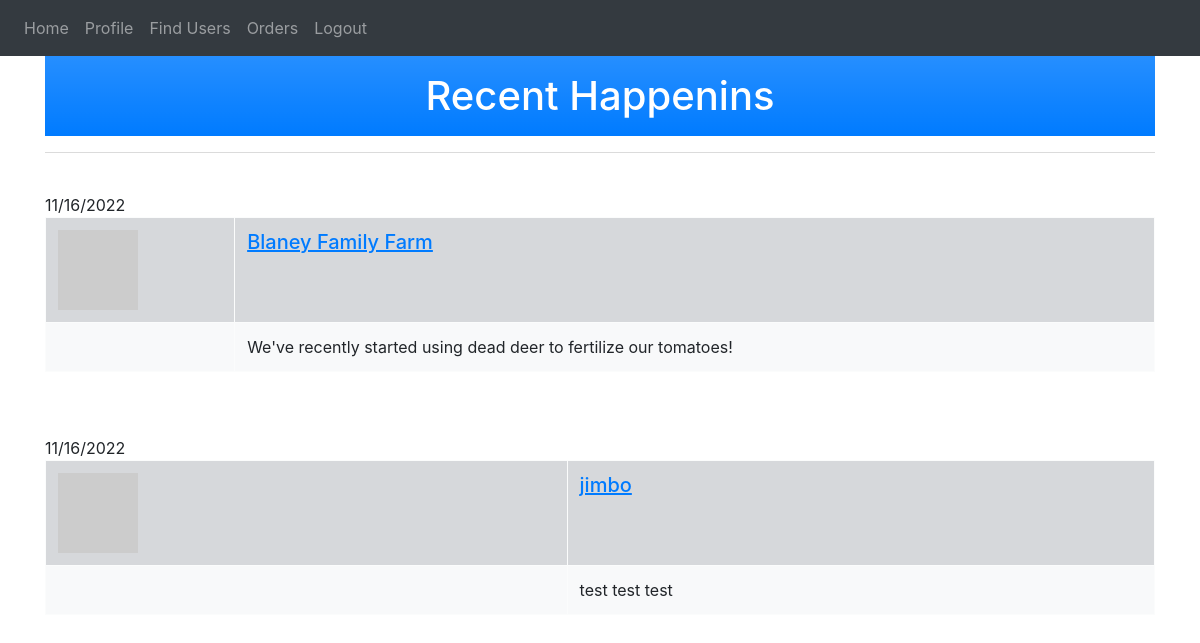
Screenshot of / (signed in) with the database file from the repository.
### website/models.py (models this page shows)
class Post(db.Model):
    id = db.Column(db.Integer, primary_key=True)
    data = db.Column(db.String(10000), nullable=False)
    timestamp = db.Column(db.DateTime, index=True, default=datetime.utcnow)
    user_id = db.Column(db.Integer, db.ForeignKey('user.id'))

class User(db.Model, UserMixin):
    id = db.Column(db.Integer, primary_key=True)
    email = db.Column(db.String(150), index=True, nullable=False, unique=True)
    password = db.Column(db.String(150), nullable=False)
    B_name = db.Column(db.String(150), index=True, nullable=False, unique=True)
    B_type = db.Column(db.String(20), nullable=False)
    about_us = db.Column(db.String(10000))
    last_seen = db.Column(db.DateTime, default=datetime.utcnow)
    posts = db.relationship('Post', backref='author', lazy='dynamic')
    items = db.relationship('Item', backref='owner', lazy='dynamic')
    open_orders = db.relationship('OpenOrder', backref='seller', lazy='dynamic')
    closed_orders = db.relationship('ClosedOrder', backref='seller', lazy='dynamic')
    def avatar(self, size):
        digest = md5(self.email.lower().encode('utf-8')).hexdigest()
        return 'https://www.gravatar.com/avatar/{}?d=identicon&s={}'.format(digest, size)

### website/views.py (the view)
@views.route('/', methods=['GET', 'POST'])
@login_required
def home():
    posts = Post.query.order_by(Post.timestamp.desc())
    print(posts)
    return render_template("home.html", posts=posts, user=current_user)

### website/__init__.py (called while the page is built)
def create_app():
    app = Flask(__name__)
    app.config['SECRET_KEY'] = 'hgjladfks;ja;sd'
    app.config['SQLALCHEMY_DATABASE_URI'] = f'sqlite:///{DB_NAME}'
    app.config['SQLALCHEMY_TRACK_MODIFICATIONS'] = False
    app.config["TEMPLATES_AUTO_RELOAD"] = True
    db.init_app(app)
    migrate = Migrate(app, db, render_as_batch=True)
    from .views import views
    from .auth import auth
    app.register_blueprint(views, url_prefix='/')
    app.register_blueprint(auth, url_prefix='/')
    from .models import User, Post, Item, OpenOrder, ClosedOrder, Favorite
    with app.app_context():
        db.create_all()
        print('database created!')
    login_manager = LoginManager()
    login_manager.login_view = 'auth.login'
    login_manager.init_app(app)
    @login_manager.user_loader
    def load_user(id):
        return User.query.get(int(id))
    return app

### website/views.py (called while the page is built)
@views.before_request
def before_request():
    if current_user.is_authenticated:
        current_user.last_seen = datetime.utcnow()
        db.session.commit()

### website/templates/home.html (shortened to what this page needs)
{% extends "base.html" %}
{% block content %}
<h1 align="center" class="p-3 mb-2 bg-primary bg-gradient text-white">Recent Happenins</h1>
<hr noshade>
<br />
{% for post in posts %}
<table class="table table-bordered table-light">
    <tr class="table-secondary">
        <td><img src="{{ post.author.avatar(36) }}"></td>
        <td align="left"><a href="{{ url_for('views.profile', B_name=post.author.B_name) }}"><h5><u>{{ post.author.B_name }}</u></h5></a></td>
        <span>{{ post.timestamp.strftime("%m/%d/%Y") }} </span>
    </tr>
    <tr>
        <td></td>
        <td>{{ post.data }}</td>
    </tr>
</table>
<br />
<br />
{% endfor %}
{% endblock %}

### rows the page displays
Post: author.B_name "Blaney Family Farm", timestamp "11/16/2022", data "We've recently started using dead deer to fertilize our tomatoes!"
Post: author.B_name "jimbo", timestamp "11/16/2022", data "test test test"
